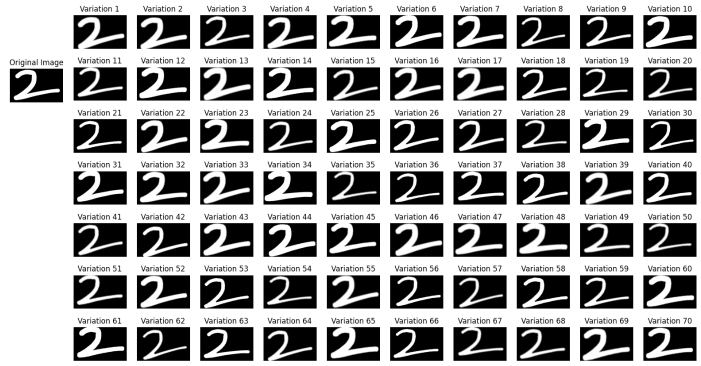
#> input picture Augmentation.png, 1402 x 731 px, given in place of 2_img (1).png, which was not available (shown at 1/2 size)
$ jupyter execute --allow-errors AI_Handwriting_Detection.ipynb   (text cells are left out)
#> lines starting #> are read from the running program, lines starting #| are printed output that depends on the picture; after the words box and inside, x2 and y2 are one past the last pixel; in counts of white or black regions, pixels touching at a corner belong together; pictures that were not available may be replaced by others from this repository, and a replacement may not be noted
[cell 1]
from PIL import Image
import torch
import torchvision.transforms as transforms
import matplotlib.pyplot as plt

# Function to preprocess the input image
def preprocess_image(image_path):
    """
    Preprocesses an input image for a VAE trained on MNIST.
    Args:
        image_path (str): Path to the input image.
    Returns:
        original_image (PIL.Image): The original image.
        resized_image (PIL.Image): The resized grayscale image (28x28).
        preprocessed_tensor (torch.Tensor): The preprocessed image tensor.
    """
#> called with image_path = '2_img (1).png'
    # Load the image using PIL
    original_image = Image.open(image_path).convert('L')  # Convert to grayscale

    # Resize to 28x28 (MNIST size) using high-quality resampling
    resized_image = original_image.resize((405, 257), Image.Resampling.LANCZOS)
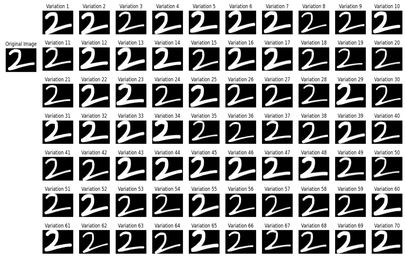
#> resized_image: PIL image 405x257 L; min 0, max 255, mean 151
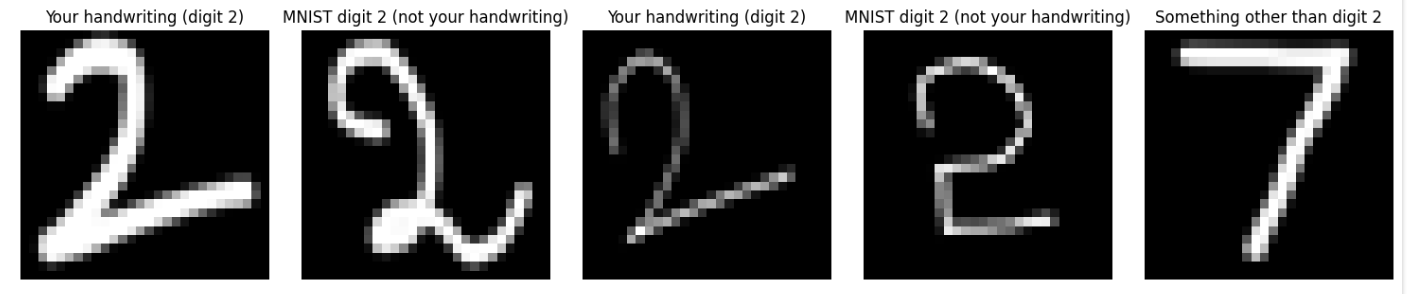
#> input picture CNN predictions.png, 1407 x 294 px, given in place of 2_img.png, which was not available

    # Convert to PyTorch tensor and normalize
    transform = transforms.Compose([
        transforms.ToTensor(),  # Converts to [0, 1] range
        transforms.Normalize((0.5,), (0.5,))  # Normalize to [-1, 1]
    ])
    preprocessed_tensor = transform(resized_image).unsqueeze(0)  # Add batch dimension

    return original_image, resized_image, preprocessed_tensor

# Function to visualize the original and preprocessed images
# [23 lines left out: function visualize_images, not called in this run]

# Path to your input image
image_path = "2_img (1).png"  # Replace with the path to your image

# Preprocess the input image
#> (the rest of this cell did not finish here and is left out)

[cell 2]
import numpy as np
from PIL import Image, ImageEnhance, ImageFilter
import matplotlib.pyplot as plt
import random
from scipy.ndimage import binary_erosion, binary_dilation

# def create_evident_variations(image, num_variations=30, noise_intensity=0.3, edge_strength=2):
#     """
#     Create variations of an image by modifying edges unevenly.
#     - More erosion on the left, more dilation on the right.
#     - More modification on the bottom, fewer on the top.
#     """
#     variations = []
#     img_array = np.array(image)  # Convert image to NumPy array
#     binary_mask = img_array > 128  # Create a binary mask of the digit

#     # Identify edge pixels
#     edge_pixels = np.column_stack(np.where(binary_mask ^ binary_erosion(binary_mask, structure=np.ones((3, 3)))) )
#     num_edge_pixels = len(edge_pixels)

#     for _ in range(num_variations):
#         # Create a copy of the original image
#         modified_array = img_array.copy()

#         # Randomly choose a kernel size for variation in edge modification
#         kernel_size = random.choice([5, 7, 9, 11])  # Larger kernel sizes for stronger modifications

#         # Bias for uneven edge modifications (stronger biases)
#         left_bias = random.uniform(0.1, 0.3)   # Stronger bias for the left portion (less modification)
#         right_bias = random.uniform(1.5, 3.0)  # Stronger bias for the right portion (more modification)
#         top_bias = random.uniform(0.1, 0.3)    # Stronger bias for the top portion (less modification)
#         bottom_bias = random.uniform(1.5, 3.0) # Stronger bias for the bottom portion (more modification)

#         # Modify white pixels on the edges with bias
#         for y, x in edge_pixels:
#             if random.random() < 0.8:  # 50% chance to modify
#                 # Left vs right bias
#                 if x < img_array.shape[1] // 2:  # Left side
#                     if random.random() < left_bias:  # Lower probability
#                         modified_array[y, x] = 0  # Remove (black)
#                 else:  # Right side
#                     if random.random() < right_bias:  # Higher probability
#                         modified_array[y, x] = 255  # Add (white)

#                 # Top vs bottom bias
#                 if y < img_array.shape[0] // 2:  # Top side
#                     if random.random() < top_bias:  # Lower probability
#                         modified_array[y, x] = 0  # Remove (black)
#                 else:  # Bottom side
#                     if random.random() < bottom_bias:  # Higher probability
#                         modified_array[y, x] = 255  # Add (white)

#         # Apply aggressive morphological operations (erosion/dilation)
#         if random.random() > 0.5:
#             modified_array = binary_erosion(modified_array > 128, structure=np.ones((kernel_size, kernel_size))).astype(np.uint8) * 255
#         else:
#             modified_array = binary_dilation(modified_array > 128, structure=np.ones((kernel_size, kernel_size))).astype(np.uint8) * 255

#         # Convert back to PIL image
#         modified_image = Image.fromarray(modified_array)

#         # Apply significant geometric transformations
#         angle = random.uniform(-5, 5)  # Increased rotation range
#         translated_x = random.uniform(-10, 10)
#         translated_y = random.uniform(-10, 10)
#         modified_image = modified_image.rotate(angle, translate=(translated_x, translated_y))

#         # Adjust brightness and contrast with more noticeable variation
#         brightness_factor = random.uniform(0.5, 1.5)  # More variation
#         contrast_factor = random.uniform(0.5, 1.5)

#         enhancer = ImageEnhance.Brightness(modified_image)
#         modified_image = enhancer.enhance(brightness_factor)

#         enhancer = ImageEnhance.Contrast(modified_image)
#         modified_image = enhancer.enhance(contrast_factor)

#         # Apply stronger blurring for smoother transitions
#         if random.random() > 0.3:  # Increase the probability of blurring
#             modified_image = modified_image.filter(ImageFilter.GaussianBlur(radius=random.uniform(1.5, 3.0)))

#         variations.append(modified_image)

#     return variations

def create_evident_variations(image, num_variations=30, noise_intensity=0.3, edge_strength=2):
    """
    Create variations of an image by modifying edges unevenly.
    - More erosion on the left, more dilation on the right.
    - More modification on the bottom, fewer on the top.
    """
#> called with num_variations = 100, noise_intensity = 0.3, edge_strength = 2
    variations = []
    img_array = np.array(image)  # Convert image to NumPy array
    binary_mask = img_array > 128  # Create a binary mask of the digit
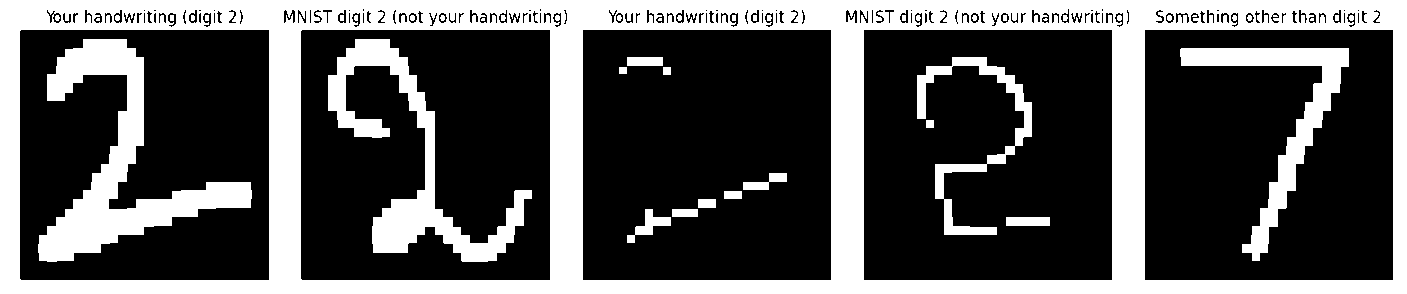
#> binary_mask: shape (294, 1407) bool; 32.8% white; 48 white regions (6 under 20 px), largest, box (x1, y1, x2, y2) and area: (0, 0, 1407, 294) 98067, (38, 39, 252, 262) 13497, (328, 39, 532, 262) 10100

    # Identify edge pixels
    edge_pixels = np.column_stack(np.where(binary_mask ^ binary_erosion(binary_mask, structure=np.ones((3, 3)))))
#> edge_pixels = 20608 pairs, first value 0 to 293, second value 0 to 1406
    num_edge_pixels = len(edge_pixels)
#> num_edge_pixels = 20608

    for _ in range(num_variations):
        # Create a copy of the original image
        modified_array = img_array.copy()

        # Randomly choose a kernel size for variation in edge modification
        kernel_size = random.choice([5, 7, 9, 11])  # Larger kernel sizes for stronger modifications

        # Bias for uneven edge modifications (stronger biases)
        left_bias = random.uniform(0.1, 0.3)   # Stronger bias for the left portion (less modification)
        right_bias = random.uniform(1.5, 3.0)  # Stronger bias for the right portion (more modification)
        top_bias = random.uniform(0.1, 0.3)    # Stronger bias for the top portion (less modification)
        bottom_bias = random.uniform(1.5, 3.0) # Stronger bias for the bottom portion (more modification)

        # Modify white pixels on the edges with bias
        for y, x in edge_pixels:
            if random.random() < 0.8:  # 50% chance to modify
                # Left vs right bias
                if x < img_array.shape[1] // 2:  # Left side
                    if random.random() < left_bias:  # Lower probability
                        modified_array[y, x] = 0  # Remove (black)
                else:  # Right side
                    if random.random() < right_bias:  # Higher probability
                        modified_array[y, x] = 255  # Add (white)

                # Top vs bottom bias
                if y < img_array.shape[0] // 2:  # Top side
                    if random.random() < top_bias:  # Lower probability
                        modified_array[y, x] = 0  # Remove (black)
                else:  # Bottom side
                    if random.random() < bottom_bias:  # Higher probability
                        modified_array[y, x] = 255  # Add (white)

        # Apply aggressive morphological operations (erosion/dilation)
        if random.random() > 0.5:
            modified_array = binary_erosion(modified_array > 128, structure=np.ones((kernel_size, kernel_size))).astype(np.uint8) * 255
        else:
            modified_array = binary_dilation(modified_array > 128, structure=np.ones((kernel_size, kernel_size))).astype(np.uint8) * 255

        # Convert back to PIL image
        modified_image = Image.fromarray(modified_array)

        # Apply significant geometric transformations
        angle = random.uniform(-5, 5)  # Increased rotation range
        translated_x = random.uniform(-10, 10)
        translated_y = random.uniform(-10, 10)
        modified_image = modified_image.rotate(angle, translate=(translated_x, translated_y))

        # Adjust brightness and contrast with more noticeable variation
        brightness_factor = random.uniform(0.5, 1.5)  # More variation
        contrast_factor = random.uniform(0.5, 1.5)

        enhancer = ImageEnhance.Brightness(modified_image)
        modified_image = enhancer.enhance(brightness_factor)

        enhancer = ImageEnhance.Contrast(modified_image)
        modified_image = enhancer.enhance(contrast_factor)

        # Apply stronger blurring for smoother transitions
        if random.random() > 0.3:  # Increase the probability of blurring
            modified_image = modified_image.filter(ImageFilter.GaussianBlur(radius=random.uniform(1.5, 3.0)))

        variations.append(modified_image)
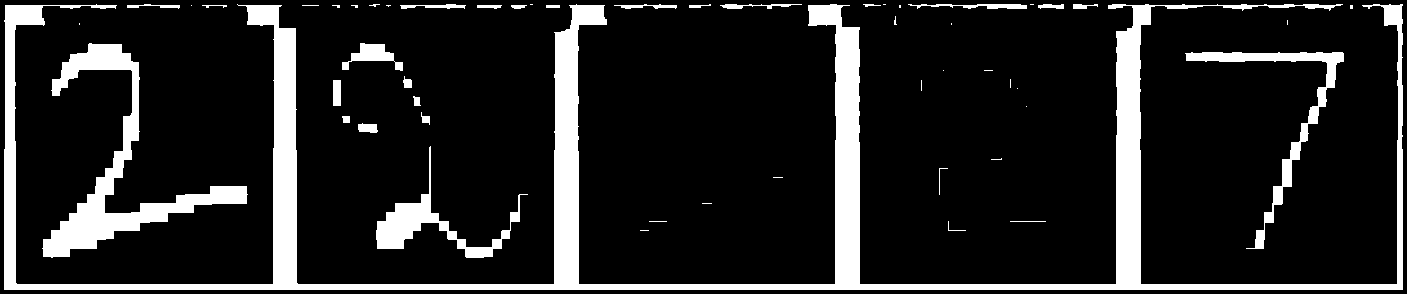
#> modified_array: shape (294, 1407); 14.3% white; 53 white regions (26 under 20 px), largest, box (x1, y1, x2, y2) and area: (4, 4, 1403, 290) 41690, (42, 43, 248, 258) 8296, (1185, 52, 1344, 249) 3079
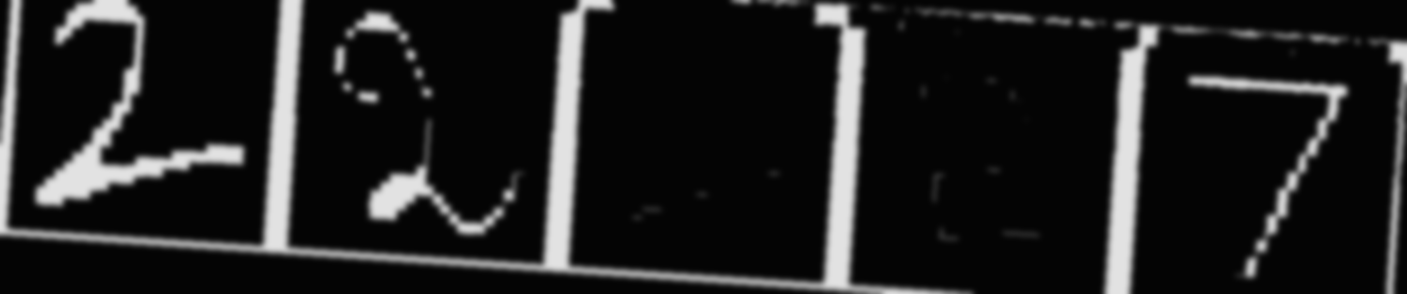
#> modified_image: PIL image 1407x294 L; min 4, max 226, mean 32
#> after the loop, variations = 100 items

    return variations

# Load your input image
image_path = "2_img.png"  # Update this path to your image
input_image = Image.open(image_path).convert('L')  # Convert to grayscale

# Generate variations
variations = create_evident_variations(input_image, num_variations=100, noise_intensity=0.3, edge_strength=2)
#> variations = 100 items

# Display the original and modified images
# Display the original and modified images in 3 rows and 10 columns
plt.figure(figsize=(20, 15))

# Display the original image
plt.subplot(3, 11, 1)
plt.imshow(input_image, cmap='gray')
plt.title("Original Image")
plt.axis('off')

# Display variations in a 3x10 grid
for i in range(100):
    row = i // 10 + 1  # Determine the row (1, 2, or 3)
    col = i % 10 + 2  # Determine the column (2 to 11)
    plt.subplot(10, 11, col + (row - 1) * 11)
    plt.imshow(variations[i], cmap='gray')
    plt.title(f"Variation {i + 1}")
    plt.axis('off')

plt.tight_layout()
plt.show()
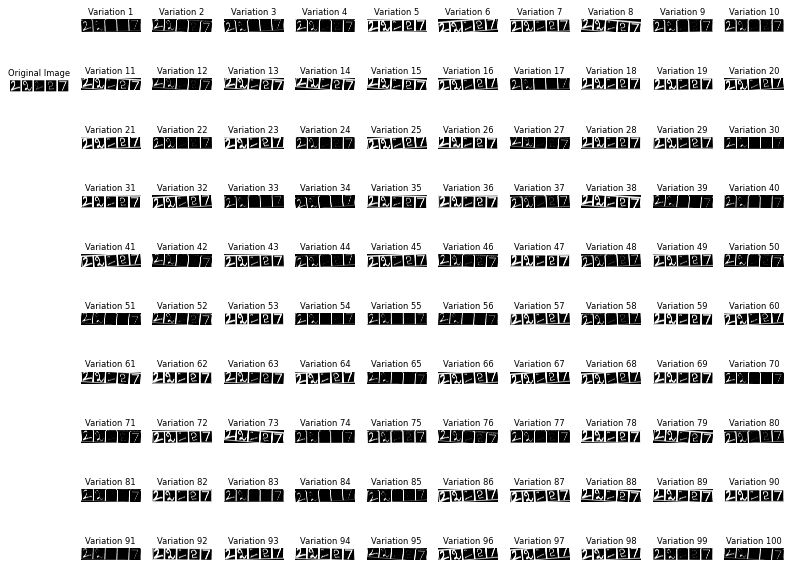
#> figure drawn by matplotlib, 101 panels

[cell 3]
import numpy as np
import tensorflow as tf
from tensorflow.keras import layers, models
from tensorflow.keras.datasets import mnist
from tensorflow.keras.utils import to_categorical
from PIL import Image, ImageEnhance, ImageFilter
import random
from scipy.ndimage import binary_erosion, binary_dilation
import matplotlib.pyplot as plt

# Function to create variations of an image
def create_evident_variations(image, num_variations=10, noise_intensity=0.3, edge_strength=2):
#> called with num_variations = 10, noise_intensity = 0.3, edge_strength = 2
    variations = []
    img_array = np.array(image)  # Convert image to NumPy array
    binary_mask = img_array > 128  # Create a binary mask of the digit

    edge_pixels = np.column_stack(np.where(binary_mask ^ binary_erosion(binary_mask, structure=np.ones((3, 3)))))

    for _ in range(num_variations):
        modified_array = img_array.copy()
        kernel_size = 7
        left_bias = 0.3
        right_bias = 1.5

        for y, x in edge_pixels:
            if random.random() < 0.5:
                if x < img_array.shape[1] // 2:
                    if random.random() < left_bias:
                        modified_array[y, x] = 0
                else:
                    if random.random() < right_bias:
                        modified_array[y, x] = 255

        if random.random() > 0.5:
            modified_array = binary_erosion(modified_array > 128, structure=np.ones((kernel_size, kernel_size))).astype(np.uint8) * 255
        else:
            modified_array = binary_dilation(modified_array > 128, structure=np.ones((kernel_size, kernel_size))).astype(np.uint8) * 255

        modified_image = Image.fromarray(modified_array)
        angle = random.uniform(-8, 8)
        translated_x = random.uniform(-5, 5)
        translated_y = random.uniform(-5, 5)
        modified_image = modified_image.rotate(angle, translate=(translated_x, translated_y))

        brightness_factor = random.uniform(0.7, 1.3)
        contrast_factor = random.uniform(0.8, 1.4)

        enhancer = ImageEnhance.Brightness(modified_image)
        modified_image = enhancer.enhance(brightness_factor)

        enhancer = ImageEnhance.Contrast(modified_image)
        modified_image = enhancer.enhance(contrast_factor)

        if random.random() > 0.5:
            modified_image = modified_image.filter(ImageFilter.GaussianBlur(radius=random.uniform(0.5, 1.5)))

        variations.append(modified_image)
#> this loop made 10 passes
#> pass 1, in create_evident_variations, `modified_array = binary_erosion(modified_array > 128, structure=np.one..`:
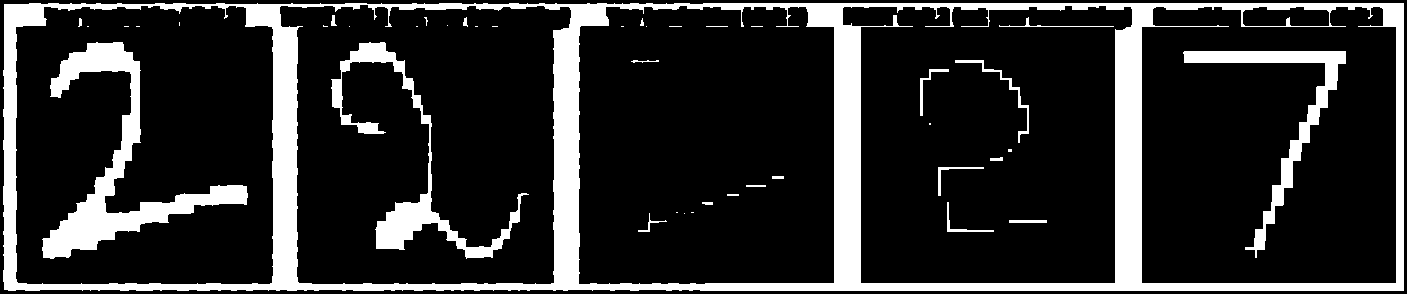
#> modified_array: shape (294, 1407); 17.9% white; 42 white regions (20 under 20 px), largest, box (x1, y1, x2, y2) and area: (3, 3, 1404, 291) 53519, (42, 42, 248, 259) 9216, (331, 42, 529, 259) 5285
#> pass 1, in create_evident_variations, `modified_image = modified_image.rotate(angle, translate=(translated_x,..`:
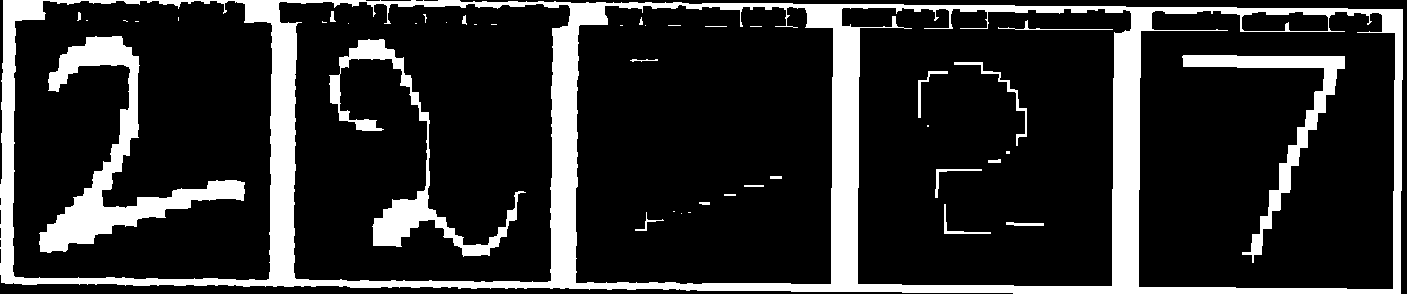
#> modified_image: PIL image 1407x294 L; 17.7% white; 42 white regions (20 under 20 px), largest, box (x1, y1, x2, y2) and area: (0, 0, 1403, 294) 52577, (39, 36, 245, 253) 9216, (329, 39, 526, 257) 5285
#> after the loop:
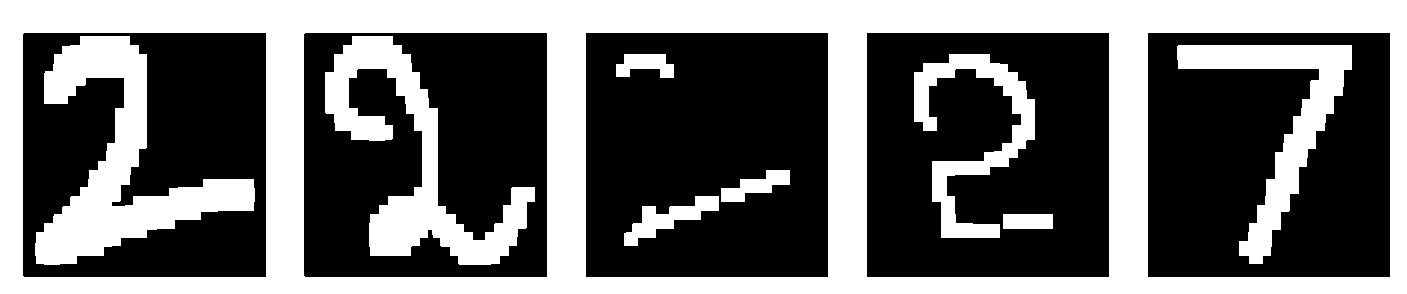
#> modified_array: shape (294, 1407); 41.2% white; 9 white regions, largest, box (x1, y1, x2, y2) and area: (0, 0, 1407, 294) 117934, (35, 36, 255, 265) 17147, (325, 36, 535, 265) 14179
#> after the loop:
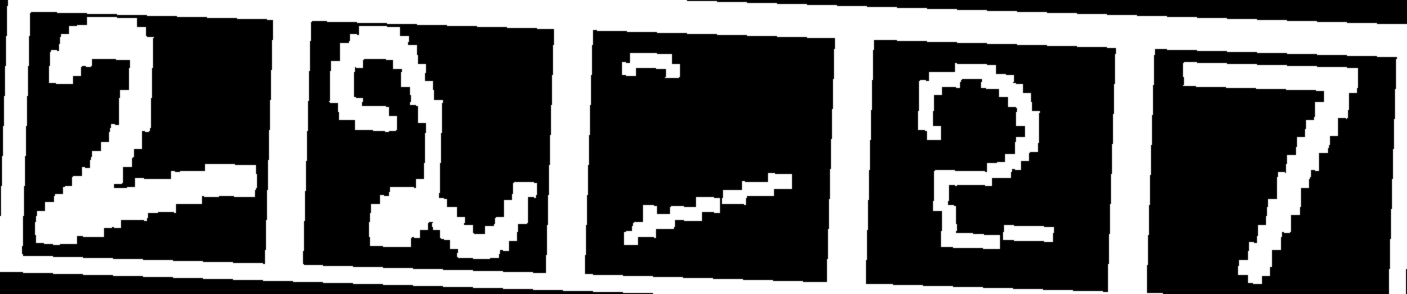
#> modified_image: PIL image 1407x294 L; min 0, max 255, mean 94.9
#> after the loop, variations = 10 items

    return variations

# Load your input image
image_path = "2_img.png"
input_image = Image.open(image_path).convert('L')  # Convert to grayscale

# Generate variations
variations = create_evident_variations(input_image, num_variations=10, noise_intensity=0.3, edge_strength=2)
#> variations = 10 items

# Prepare positive samples (your handwriting)
x_positive_custom = np.array([np.array(img.resize((28, 28))) for img in variations])
x_positive_custom = x_positive_custom / 255.0  # Normalize
x_positive_custom = x_positive_custom.reshape((-1, 28, 28, 1))  # Reshape for CNN input
y_positive_custom = np.zeros(len(x_positive_custom))  # Label for your handwriting is 0
#> y_positive_custom = [0, 0, 0, 0, 0, 0, 0, 0, 0, 0]

# Load MNIST dataset
#> (the rest of this cell did not finish here and is left out)
